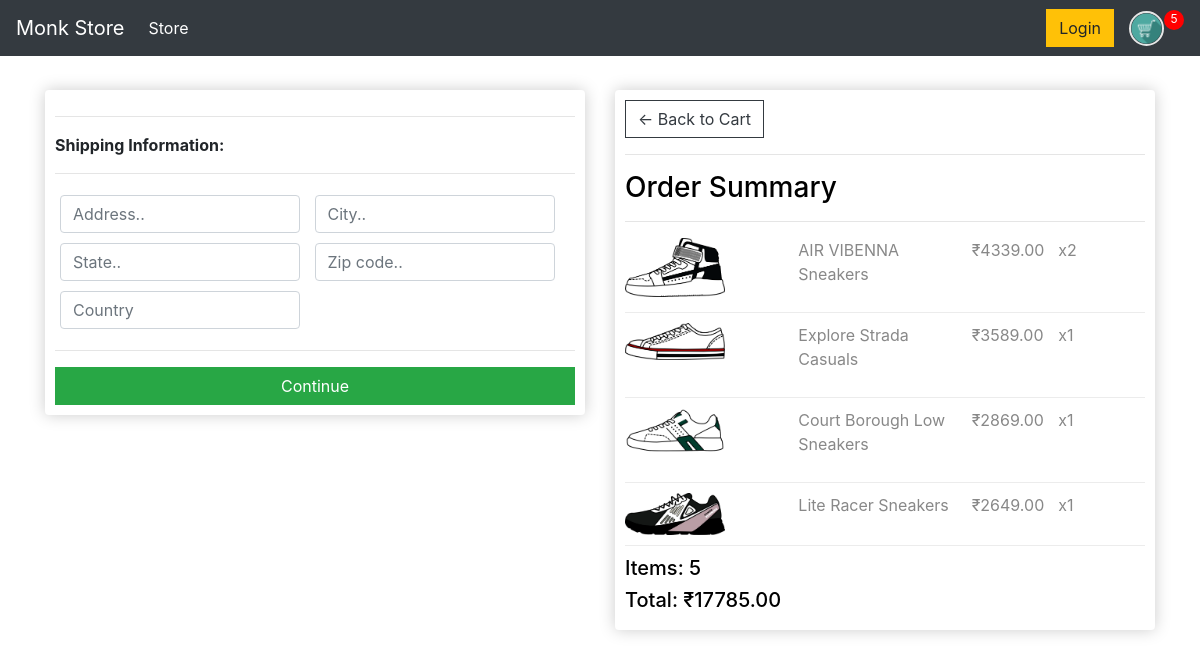
Screenshot of /checkout/ (signed in) with the database file from the repository.
### store/models.py (models this page shows, shortened)
class OrderItem(models.Model):
	product = models.ForeignKey(Product, on_delete=models.SET_NULL, null=True)
	order = models.ForeignKey(Order, on_delete=models.SET_NULL, null=True)
	quantity = models.IntegerField(default=0, null=True, blank=True)
	date_added = models.DateTimeField(auto_now_add=True)
	@property
	def get_total(self):
		total = self.product.price * self.quantity
		return total

class Product(models.Model):
	name = models.CharField(max_length=200)
	price = models.DecimalField(max_digits=7, decimal_places=2)
	digital = models.BooleanField(default=False,null=True, blank=True)
	image = models.ImageField(null=True, blank=True)
	@property
	def imageURL(self):
		try:
			url = self.image.url
		except:
			url = ''
		return url

class Order(models.Model):
	customer = models.ForeignKey(Customer, on_delete=models.SET_NULL, null=True, blank=True)
	date_ordered = models.DateTimeField(auto_now_add=True)
	complete = models.BooleanField(default=False)
	transaction_id = models.CharField(max_length=100, null=True)
	@property
	def shipping(self):
		shipping = False
		orderitems = self.orderitem_set.all()
		for i in orderitems:
			if i.product.digital == False:
				shipping = True
		return shipping
	@property
	def get_cart_total(self):
		orderitems = self.orderitem_set.all()
		total = sum([item.get_total for item in orderitems])
		return total
	@property
	def get_cart_items(self):
		orderitems = self.orderitem_set.all()
		total = sum([item.quantity for item in orderitems])
		return total

### store/views.py (the view)
# urls.py: path('checkout/', views.checkout, name="checkout"),
def checkout(request):
	data = cartData(request)
	cartItems = data['cartItems']
	order = data['order']
	items = data['items']
	context = {'items':items, 'order':order, 'cartItems':cartItems}
	return render(request, 'store/checkout.html', context)

### store/utils.py (called while the page is built)
def cartData(request):
    if request.user.is_authenticated:
        customer = request.user.customer
        order, created = Order.objects.get_or_create(customer=customer, complete=False)
        items = order.orderitem_set.all()
        cartItems = order.get_cart_items
    else:
        cookieData = cookieCart(request)
        cartItems = cookieData['cartItems']
        order = cookieData['order']
        items = cookieData['items']
    return{'cartItems':cartItems, 'order':order,  'items':items}

### store/templates/store/checkout.html (shortened to what this page needs)
{% extends 'store/main.html' %}
{% load static %}
{% block content %}
<div class="row">
	<div class="col-lg-6">
		<div class="box-element" id="form-wrapper">
			<form id="form">
				<div id="shipping-info">
					<hr>
					<b>Shipping Information:</b>
					<hr>
					<div class="form-field">
						<input class="form-control" type="text" name="address" placeholder="Address..">
					</div>
					<div class="form-field">
						<input class="form-control" type="text" name="city" placeholder="City..">
					</div>
					<div class="form-field">
						<input class="form-control" type="text" name="state" placeholder="State..">
					</div>
					<div class="form-field">
						<input class="form-control" type="text" name="zipcode" placeholder="Zip code..">
					</div>
					<div class="form-field">
						<input class="form-control" type="text" name="country" placeholder="Country">
					</div>
				</div>
				<hr>
				<input id="form-button" class="btn btn-success btn-block" type="submit" value="Continue">
			</form>
		</div>
		<br>
	</div>
	<div class="col-lg-6">
		<div class="box-element">
			<a class="btn btn-outline-dark" href="{% url 'cart' %}">&#x2190; Back to Cart</a>
			<hr>
			<h3>Order Summary</h3>
			<hr>
			{% for item in items %}
			<div class="cart-row">
				<div style="flex:2"><img class="row-image" src="{{item.product.imageURL}}"></div>
				<div style="flex:2">
					<p>{{item.product.name}}</p>
				</div>
				<div style="flex:1">
					<p>₹{{item.product.price}}</p>
				</div>
				<div style="flex:1">
					<p>x{{item.quantity}}</p>
				</div>
			</div>
			{% endfor %}
			<h5>Items: {{order.get_cart_items}}</h5>
			<h5>Total: ₹{{order.get_cart_total}}</h5>
		</div>
	</div>
</div>
{% endblock content %}

### static/css/light.css (style rules this page uses)
body { background-color: #fff; }
h1, h2, h3, h4, h5, h6 { color: black; }
p, span, small { color: #888; }
.box-element { box-shadow:hsl(0, 0%, 80%) 0 0 16px; background-color: #fff; border-radius: 4px; padding: 10px; }
.col-lg-4, .col-lg-6, .col-lg-8, .col-lg-12 { margin-top: 10px; }
.btn { border-radius: 0; }
.row-image { width: 100px; }
.form-field { width:250px; display: inline-block; padding: 5px; }
.cart-row { display: flex; align-items: flex-stretch; padding-bottom: 10px; margin-bottom: 10px; border-bottom: 1px solid #ececec; }

### rows the page displays
OrderItem: product.imageURL (picture), product.name "AIR VIBENNA Sneakers", product.price "4339.00", quantity "2"
OrderItem: product.imageURL (picture), product.name "Explore Strada Casuals", product.price "3589.00", quantity "1"
OrderItem: product.imageURL (picture), product.name "Court Borough Low Sneakers", product.price "2869.00", quantity "1"
OrderItem: product.imageURL (picture), product.name "Lite Racer Sneakers", product.price "2649.00", quantity "1"
Order: get_cart_items "5", get_cart_total "17785.00"

### other values shown
{{ cartItems }} "5"
